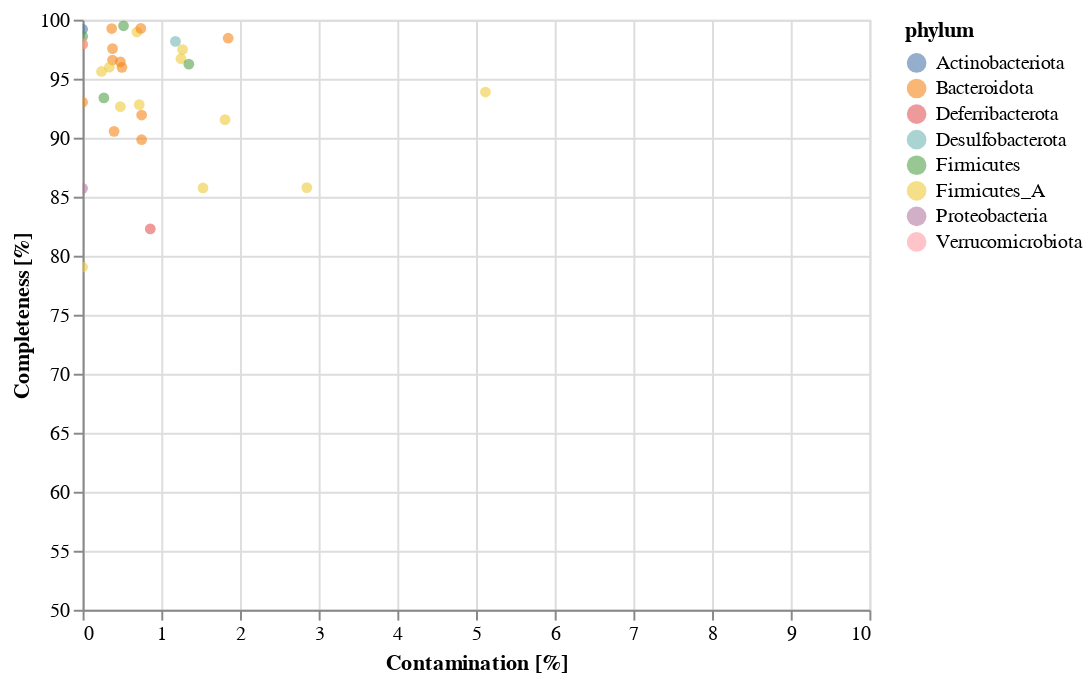

Notebook code cell kept with this figure:
### Code cell
xscale = alt.Scale(domain=(0, 10))
yscale = alt.Scale(domain=(50, 100))

alt.Chart(genome_quality).mark_circle(opacity= .6).encode(
    alt.X('Contamination', scale=xscale, title='Contamination [%]'),
    alt.Y('Completeness', scale=yscale, title='Completeness [%]'),
    color='phylum',
    tooltip=['Name', 'Id', 'Contamination','Completeness' ]
).interactive()

### Figure 1 — Vega-Lite specification as saved in the notebook (floating-point values rounded to 4 significant figures)
{"config": {"view": {"continuousWidth": 400, "continuousHeight": 300}}, "data": {"name": "data-06597192179daa33b93c18619cd34321"}, "mark": {"type": "circle", "opacity": 0.6}, "encoding": {"color": {"type": "nominal", "field": "phylum"}, "tooltip": [{"type": "nominal", "field": "Name"}, {"type": "nominal", "field": "Id"}, {"type": "quantitative", "field": "Contamination"}, {"type": "quantitative", "field": "Completeness"}], "x": {"type": "quantitative", "field": "Contamination", "scale": {"domain": [0, 10]}, "title": "Contamination [%]"}, "y": {"type": "quantitative", "field": "Completeness", "scale": {"domain": [50, 100]}, "title": "Completeness [%]"}}, "selection": {"selector001": {"type": "interval", "bind": "scales", "encodings": ["x", "y"]}}, "$schema": "https://vega.github.io/schema/vega-lite/v4.8.1.json", "datasets": {"data-06597192179daa33b93c18619cd34321": [{"Marker lineage": "o__Bacteroidales (UID2654)", "# genomes": 163, "# markers": 486, "# marker sets": 266, "0": 10, "1": 476, "2": 0, "3": 0, "4": 0, "5+": 0, "Completeness": 97.9, "Contamination": 0.0, "Strain heterogeneity": 0.0, "Quality_Score": 97.9, "Lineage": "o__Bacteroidales", "Id": "MAG01", "Domain": "Bacteria", "phylum": "Bacteroidota", "class": "Bacteroidia", "order": "Bacteroidales", "family": "Bacteroidaceae", "genus": "Phocaeicola", "species": "Phocaeicola vulgatus", "Name": "Phocaeicola vulgatus"}, {"Marker lineage": "o__Clostridiales (UID1226)", "# genomes": 155, "# markers": 278, "# marker sets": 158, "0": 5, "1": 270, "2": 3, "3": 0, "4": 0, "5+": 0, "Completeness": 97.47, "Contamination": 1.27, "Strain heterogeneity": 33.33, "Quality_Score": 91.12, "Lineage": "o__Clostridiales", "Id": "MAG02", "Domain": "Bacteria", "phylum": "Firmicutes_A", "class": "Clostridia", "order": "Lachnospirales", "family": "Lachnospiraceae", "genus": "Anaerosacchariphilus", "species": null, "Name": "Anaerosacchariphilus MAG02"}, {"Marker lineage": "p__Actinobacteria (UID2112)", "# genomes": 31, "# markers": 211, "# marker sets": 124, "0": 1, "1": 210, "2": 0, "3": 0, "4": 0, "5+": 0, "Completeness": 99.19, "Contamination": 0.0, "Strain heterogeneity": 0.0, "Quality_Score": 99.19, "Lineage": "p__Actinobacteria", "Id": "MAG03", "Domain": "Bacteria", "phylum": "Actinobacteriota", "class": "Coriobacteriia", "order": "Coriobacteriales", "family": "Atopobiaceae", "genus": "NM07-P-09", "species": "NM07-P-09 sp004793925", "Name": "NM07-P-09 sp004793925"}, {"Marker lineage": "o__Bacteroidales (UID2617)", "# genomes": 213, "# markers": 406, "# marker sets": 265, "0": 14, "1": 391, "2": 1, "3": 0, "4": 0, "5+": 0, "Completeness": 96.58, "Contamination": 0.38, "Strain heterogeneity": 0.0, "Quality_Score": 94.68, "Lineage": "o__Bacteroidales", "Id": "MAG04", "Domain": "Bacteria", "phylum": "Bacteroidota", "class": "Bacteroidia", "order": "Bacteroidales", "family": "Muribaculaceae", "genus": "Paramuribaculum", "species": "Paramuribaculum sp900752995", "Name": "Paramuribaculum sp900752995"}, {"Marker lineage": "f__Lachnospiraceae (UID1255)", "# genomes": 90, "# markers": 354, "# marker sets": 174, "0": 4, "1": 348, "2": 2, "3": 0, "4": 0, "5+": 0, "Completeness": 98.95, "Contamination": 0.69, "Strain heterogeneity": 0.0, "Quality_Score": 95.5, "Lineage": "f__Lachnospiraceae", "Id": "MAG05", "Domain": "Bacteria", "phylum": "Firmicutes_A", "class": "Clostridia", "order": "Lachnospirales", "family": "Lachnospiraceae", "genus": "Acetatifactor", "species": "Acetatifactor sp011959105", "Name": "Acetatifactor sp011959105"}, {"Marker lineage": "o__Lactobacillales (UID355)", "# genomes": 490, "# markers": 336, "# marker sets": 184, "0": 15, "1": 320, "2": 1, "3": 0, "4": 0, "5+": 0, "Completeness": 93.37, "Contamination": 0.27, "Strain heterogeneity": 0.0, "Quality_Score": 92.02, "Lineage": "o__Lactobacillales", "Id": "MAG06", "Domain": "Bacteria", "phylum": "Firmicutes", "class": "Bacilli", "order": "Lactobacillales", "family": "Lactobacillaceae", "genus": "Limosilactobacillus", "species": "Limosilactobacillus reuteri", "Name": "Limosilactobacillus reuteri"}, {"Marker lineage": "o__Bacteroidales (UID2657)", "# genomes": 160, "# markers": 492, "# marker sets": 269, "0": 2, "1": 489, "2": 0, "3": 1, "4": 0, "5+": 0, "Completeness": 99.26, "Contamination": 0.74, "Strain heterogeneity": 0.0, "Quality_Score": 95.56, "Lineage": "o__Bacteroidales", "Id": "MAG07", "Domain": "Bacteria", "phylum": "Bacteroidota", "class": "Bacteroidia", "order": "Bacteroidales", "family": "Bacteroidaceae", "genus": "Phocaeicola", "species": "Phocaeicola sp002493165", "Name": "Phocaeicola sp002493165"}, {"Marker lineage": "g__Lactobacillus (UID380)", "# genomes": 58, "# markers": 449, "# marker sets": 129, "0": 3, "1": 446, "2": 0, "3": 0, "4": 0, "5+": 0, "Completeness": 98.58, "Contamination": 0.0, "Strain heterogeneity": 0.0, "Quality_Score": 98.58, "Lineage": "g__Lactobacillus", "Id": "MAG08", "Domain": "Bacteria", "phylum": "Firmicutes", "class": "Bacilli", "order": "Lactobacillales", "family": "Lactobacillaceae", "genus": "Lactobacillus", "species": "Lactobacillus johnsonii", "Name": "Lactobacillus johnsonii"}, {"Marker lineage": "o__Bacteroidales (UID2657)", "# genomes": 160, "# markers": 490, "# marker sets": 268, "0": 2, "1": 487, "2": 1, "3": 0, "4": 0, "5+": 0, "Completeness": 99.25, "Contamination": 0.37, "Strain heterogeneity": 0.0, "Quality_Score": 97.4, "Lineage": "o__Bacteroidales", "Id": "MAG09", "Domain": "Bacteria", "phylum": "Bacteroidota", "class": "Bacteroidia", "order": "Bacteroidales", "family": "Bacteroidaceae", "genus": "Bacteroides", "species": "Bacteroides intestinalis", "Name": "Bacteroides intestinalis"}, {"Marker lineage": "o__Bacteroidales (UID2617)", "# genomes": 213, "# markers": 406, "# marker sets": 265, "0": 28, "1": 376, "2": 2, "3": 0, "4": 0, "5+": 0, "Completeness": 95.96, "Contamination": 0.5, "Strain heterogeneity": 0.0, "Quality_Score": 93.46, "Lineage": "o__Bacteroidales", "Id": "MAG10", "Domain": "Bacteria", "phylum": "Bacteroidota", "class": "Bacteroidia", "order": "Bacteroidales", "family": "Muribaculaceae", "genus": "CAG-485", "species": null, "Name": "CAG-485 MAG10"}, {"Marker lineage": "f__Lachnospiraceae (UID1255)", "# genomes": 90, "# markers": 354, "# marker sets": 174, "0": 28, "1": 316, "2": 10, "3": 0, "4": 0, "5+": 0, "Completeness": 91.53, "Contamination": 1.81, "Strain heterogeneity": 0.0, "Quality_Score": 82.48, "Lineage": "f__Lachnospiraceae", "Id": "MAG11", "Domain": "Bacteria", "phylum": "Firmicutes_A", "class": "Clostridia", "order": "Lachnospirales", "family": "Lachnospiraceae", "genus": "14-2", "species": null, "Name": "14-2 MAG11"}, {"Marker lineage": "c__Clostridia (UID1118)", "# genomes": 387, "# markers": 223, "# marker sets": 124, "0": 41, "1": 182, "2": 0, "3": 0, "4": 0, "5+": 0, "Completeness": 79.04, "Contamination": 0.0, "Strain heterogeneity": 0.0, "Quality_Score": 79.04, "Lineage": "c__Clostridia", "Id": "MAG12", "Domain": "Bacteria", "phylum": "Firmicutes_A", "class": "Clostridia_A", "order": "Christensenellales", "family": "UBA3700", "genus": null, "species": null, "Name": "UBA3700 MAG12"}, {"Marker lineage": "f__Lachnospiraceae (UID1255)", "# genomes": 90, "# markers": 354, "# marker sets": 174, "0": 17, "1": 335, "2": 2, "3": 0, "4": 0, "5+": 0, "Completeness": 95.61, "Contamination": 0.24, "Strain heterogeneity": 50.0, "Quality_Score": 94.41, "Lineage": "f__Lachnospiraceae", "Id": "MAG13", "Domain": "Bacteria", "phylum": "Firmicutes_A", "class": "Clostridia", "order": "Lachnospirales", "family": "Lachnospiraceae", "genus": "Kineothrix", "species": "Kineothrix sp000403275", "Name": "Kineothrix sp000403275"}, {"Marker lineage": "p__Bacteroidetes (UID2605)", "# genomes": 350, "# markers": 316, "# marker sets": 210, "0": 8, "1": 307, "2": 1, "3": 0, "4": 0, "5+": 0, "Completeness": 96.43, "Contamination": 0.48, "Strain heterogeneity": 0.0, "Quality_Score": 94.03, "Lineage": "p__Bacteroidetes", "Id": "MAG14", "Domain": "Bacteria", "phylum": "Bacteroidota", "class": "Bacteroidia", "order": "Bacteroidales", "family": "UBA932", "genus": "RC9", "species": "RC9 sp002298075", "Name": "RC9 sp002298075"}, {"Marker lineage": "k__Bacteria (UID2495)", "# genomes": 2993, "# markers": 147, "# marker sets": 91, "0": 13, "1": 134, "2": 0, "3": 0, "4": 0, "5+": 0, "Completeness": 85.71, "Contamination": 0.0, "Strain heterogeneity": 0.0, "Quality_Score": 85.71, "Lineage": "k__Bacteria", "Id": "MAG15", "Domain": "Bacteria", "phylum": "Proteobacteria", "class": "Alphaproteobacteria", "order": "Rs-D84", "family": "Rs-D84", "genus": "Rs-D84", "species": null, "Name": "Rs-D84 MAG15"}, {"Marker lineage": "f__Lachnospiraceae (UID1255)", "# genomes": 90, "# markers": 354, "# marker sets": 174, "0": 10, "1": 341, "2": 3, "3": 0, "4": 0, "5+": 0, "Completeness": 96.69, "Contamination": 1.25, "Strain heterogeneity": 0.0, "Quality_Score": 90.44, "Lineage": "f__Lachnospiraceae", "Id": "MAG16", "Domain": "Bacteria", "phylum": "Firmicutes_A", "class": "Clostridia", "order": "Lachnospirales", "family": "Lachnospiraceae", "genus": "1XD8-76", "species": null, "Name": "1XD8-76 MAG16"}, {"Marker lineage": "k__Bacteria (UID2372)", "# genomes": 131, "# markers": 177, "# marker sets": 106, "0": 4, "1": 169, "2": 4, "3": 0, "4": 0, "5+": 0, "Completeness": 96.23, "Contamination": 1.35, "Strain heterogeneity": 0.0, "Quality_Score": 89.48, "Lineage": "k__Bacteria", "Id": "MAG17", "Domain": "Bacteria", "phylum": "Firmicutes", "class": "Bacilli", "order": "Erysipelotrichales", "family": "Erysipelotrichaceae", "genus": "Faecalibaculum", "species": "Faecalibaculum rodentium", "Name": "Faecalibaculum rodentium"}, {"Marker lineage": "o__Bacteroidales (UID2617)", "# genomes": 213, "# markers": 406, "# marker sets": 265, "0": 6, "1": 393, "2": 7, "3": 0, "4": 0, "5+": 0, "Completeness": 98.43, "Contamination": 1.85, "Strain heterogeneity": 0.0, "Quality_Score": 89.18, "Lineage": "o__Bacteroidales", "Id": "MAG18", "Domain": "Bacteria", "phylum": "Bacteroidota", "class": "Bacteroidia", "order": "Bacteroidales", "family": "Muribaculaceae", "genus": "UBA7173", "species": "UBA7173 sp001915385", "Name": "UBA7173 sp001915385"}, {"Marker lineage": "o__Lactobacillales (UID374)", "# genomes": 471, "# markers": 350, "# marker sets": 191, "0": 1, "1": 348, "2": 1, "3": 0, "4": 0, "5+": 0, "Completeness": 99.48, "Contamination": 0.52, "Strain heterogeneity": 0.0, "Quality_Score": 96.88, "Lineage": "o__Lactobacillales", "Id": "MAG19", "Domain": "Bacteria", "phylum": "Firmicutes", "class": "Bacilli", "order": "Lactobacillales", "family": "Lactobacillaceae", "genus": "Ligilactobacillus", "species": "Ligilactobacillus murinus", "Name": "Ligilactobacillus murinus"}, {"Marker lineage": "o__Clostridiales (UID1212)", "# genomes": 172, "# markers": 263, "# marker sets": 149, "0": 7, "1": 255, "2": 1, "3": 0, "4": 0, "5+": 0, "Completeness": 95.97, "Contamination": 0.34, "Strain heterogeneity": 0.0, "Quality_Score": 94.27, "Lineage": "o__Clostridiales", "Id": "MAG20", "Domain": "Bacteria", "phylum": "Firmicutes_A", "class": "Clostridia", "order": "Oscillospirales", "family": "Acutalibacteraceae", "genus": "Eubacterium_R", "species": null, "Name": "Eubacterium_R MAG20"}, {"Marker lineage": "f__Lachnospiraceae (UID1286)", "# genomes": 57, "# markers": 420, "# marker sets": 207, "0": 38, "1": 381, "2": 1, "3": 0, "4": 0, "5+": 0, "Completeness": 92.63, "Contamination": 0.48, "Strain heterogeneity": 0.0, "Quality_Score": 90.23, "Lineage": "f__Lachnospiraceae", "Id": "MAG21", "Domain": "Bacteria", "phylum": "Firmicutes_A", "class": "Clostridia", "order": "Lachnospirales", "family": "Lachnospiraceae", "genus": "1XD42-69", "species": "1XD42-69 sp011959925", "Name": "1XD42-69 sp011959925"}, {"Marker lineage": "c__Deltaproteobacteria (UID3218)", "# genomes": 61, "# markers": 284, "# marker sets": 169, "0": 5, "1": 277, "2": 2, "3": 0, "4": 0, "5+": 0, "Completeness": 98.16, "Contamination": 1.18, "Strain heterogeneity": 0.0, "Quality_Score": 92.26, "Lineage": "c__Deltaproteobacteria", "Id": "MAG22", "Domain": "Bacteria", "phylum": "Desulfobacterota", "class": "Desulfovibrionia", "order": "Desulfovibrionales", "family": "Desulfovibrionaceae", "genus": "Mailhella", "species": null, "Name": "Mailhella MAG22"}, {"Marker lineage": "f__Lachnospiraceae (UID1255)", "# genomes": 90, "# markers": 354, "# marker sets": 174, "0": 15, "1": 324, "2": 15, "3": 0, "4": 0, "5+": 0, "Completeness": 93.87, "Contamination": 5.12, "Strain heterogeneity": 40.0, "Quality_Score": 68.27, "Lineage": "f__Lachnospiraceae", "Id": "MAG23", "Domain": "Bacteria", "phylum": "Firmicutes_A", "class": "Clostridia", "order": "Lachnospirales", "family": "Lachnospiraceae", "genus": "Kineothrix", "species": null, "Name": "Kineothrix MAG23"}, {"Marker lineage": "k__Bacteria (UID2569)", "# genomes": 434, "# markers": 278, "# marker sets": 186, "0": 24, "1": 254, "2": 0, "3": 0, "4": 0, "5+": 0, "Completeness": 93.01, "Contamination": 0.0, "Strain heterogeneity": 0.0, "Quality_Score": 93.01, "Lineage": "k__Bacteria", "Id": "MAG24", "Domain": "Bacteria", "phylum": "Bacteroidota", "class": "Bacteroidia", "order": "Bacteroidales", "family": "Marinifilaceae", "genus": "Odoribacter", "species": null, "Name": "Odoribacter MAG24"}, {"Marker lineage": "f__Lachnospiraceae (UID1255)", "# genomes": 90, "# markers": 354, "# marker sets": 174, "0": 47, "1": 295, "2": 12, "3": 0, "4": 0, "5+": 0, "Completeness": 85.74, "Contamination": 1.53, "Strain heterogeneity": 33.33, "Quality_Score": 78.09, "Lineage": "f__Lachnospiraceae", "Id": "MAG25", "Domain": "Bacteria", "phylum": "Firmicutes_A", "class": "Clostridia", "order": "Lachnospirales", "family": "Lachnospiraceae", "genus": "Acetatifactor", "species": null, "Name": "Acetatifactor MAG25"}, {"Marker lineage": "o__Bacteroidales (UID2617)", "# genomes": 213, "# markers": 406, "# marker sets": 265, "0": 37, "1": 366, "2": 3, "3": 0, "4": 0, "5+": 0, "Completeness": 89.83, "Contamination": 0.75, "Strain heterogeneity": 0.0, "Quality_Score": 86.08, "Lineage": "o__Bacteroidales", "Id": "MAG26", "Domain": "Bacteria", "phylum": "Bacteroidota", "class": "Bacteroidia", "order": "Bacteroidales", "family": "Muribaculaceae", "genus": "CAG-485", "species": null, "Name": "CAG-485 MAG26"}, {"Marker lineage": "f__Lachnospiraceae (UID1255)", "# genomes": 90, "# markers": 354, "# marker sets": 174, "0": 28, "1": 324, "2": 2, "3": 0, "4": 0, "5+": 0, "Completeness": 92.8, "Contamination": 0.72, "Strain heterogeneity": 0.0, "Quality_Score": 89.2, "Lineage": "f__Lachnospiraceae", "Id": "MAG27", "Domain": "Bacteria", "phylum": "Firmicutes_A", "class": "Clostridia", "order": "Lachnospirales", "family": "Lachnospiraceae", "genus": "UBA3282", "species": null, "Name": "UBA3282 MAG27"}, {"Marker lineage": "o__Bacteroidales (UID2617)", "# genomes": 213, "# markers": 406, "# marker sets": 265, "0": 36, "1": 367, "2": 3, "3": 0, "4": 0, "5+": 0, "Completeness": 90.54, "Contamination": 0.4, "Strain heterogeneity": 0.0, "Quality_Score": 88.54, "Lineage": "o__Bacteroidales", "Id": "MAG28", "Domain": "Bacteria", "phylum": "Bacteroidota", "class": "Bacteroidia", "order": "Bacteroidales", "family": "Muribaculaceae", "genus": "CAG-873", "species": "CAG-873 sp009775135", "Name": "CAG-873 sp009775135"}, {"Marker lineage": "k__Bacteria (UID2982)", "# genomes": 88, "# markers": 229, "# marker sets": 147, "0": 3, "1": 226, "2": 0, "3": 0, "4": 0, "5+": 0, "Completeness": 97.96, "Contamination": 0.0, "Strain heterogeneity": 0.0, "Quality_Score": 97.96, "Lineage": "k__Bacteria", "Id": "MAG29", "Domain": "Bacteria", "phylum": "Verrucomicrobiota", "class": "Verrucomicrobiae", "order": "Verrucomicrobiales", "family": "Akkermansiaceae", "genus": "Akkermansia", "species": "Akkermansia muciniphila", "Name": "Akkermansia muciniphila"}, {"Marker lineage": "o__Bacteroidales (UID2617)", "# genomes": 213, "# markers": 406, "# marker sets": 265, "0": 39, "1": 365, "2": 2, "3": 0, "4": 0, "5+": 0, "Completeness": 91.92, "Contamination": 0.75, "Strain heterogeneity": 0.0, "Quality_Score": 88.17, "Lineage": "o__Bacteroidales", "Id": "MAG30", "Domain": "Bacteria", "phylum": "Bacteroidota", "class": "Bacteroidia", "order": "Bacteroidales", "family": "Muribaculaceae", "genus": "Paramuribaculum", "species": null, "Name": "Paramuribaculum MAG30"}, {"Marker lineage": "k__Bacteria (UID3187)", "# genomes": 2258, "# markers": 186, "# marker sets": 116, "0": 23, "1": 162, "2": 1, "3": 0, "4": 0, "5+": 0, "Completeness": 82.27, "Contamination": 0.86, "Strain heterogeneity": 0.0, "Quality_Score": 77.97, "Lineage": "k__Bacteria", "Id": "MAG31", "Domain": "Bacteria", "phylum": "Deferribacterota", "class": "Deferribacteres", "order": "Deferribacterales", "family": "Mucispirillaceae", "genus": "Mucispirillum", "species": "Mucispirillum schaedleri", "Name": "Mucispirillum schaedleri"}, {"Marker lineage": "o__Bacteroidales (UID2617)", "# genomes": 213, "# markers": 406, "# marker sets": 265, "0": 23, "1": 382, "2": 1, "3": 0, "4": 0, "5+": 0, "Completeness": 97.55, "Contamination": 0.38, "Strain heterogeneity": 0.0, "Quality_Score": 95.65, "Lineage": "o__Bacteroidales", "Id": "MAG32", "Domain": "Bacteria", "phylum": "Bacteroidota", "class": "Bacteroidia", "order": "Bacteroidales", "family": "Muribaculaceae", "genus": "UBA7173", "species": "UBA7173 sp001689485", "Name": "UBA7173 sp001689485"}, {"Marker lineage": "f__Lachnospiraceae (UID1255)", "# genomes": 90, "# markers": 354, "# marker sets": 174, "0": 41, "1": 303, "2": 10, "3": 0, "4": 0, "5+": 0, "Completeness": 85.77, "Contamination": 2.85, "Strain heterogeneity": 0.0, "Quality_Score": 71.52, "Lineage": "f__Lachnospiraceae", "Id": "MAG33", "Domain": "Bacteria", "phylum": "Firmicutes_A", "class": "Clostridia", "order": "Lachnospirales", "family": "Lachnospiraceae", "genus": "Acetatifactor", "species": null, "Name": "Acetatifactor MAG33"}]}}
